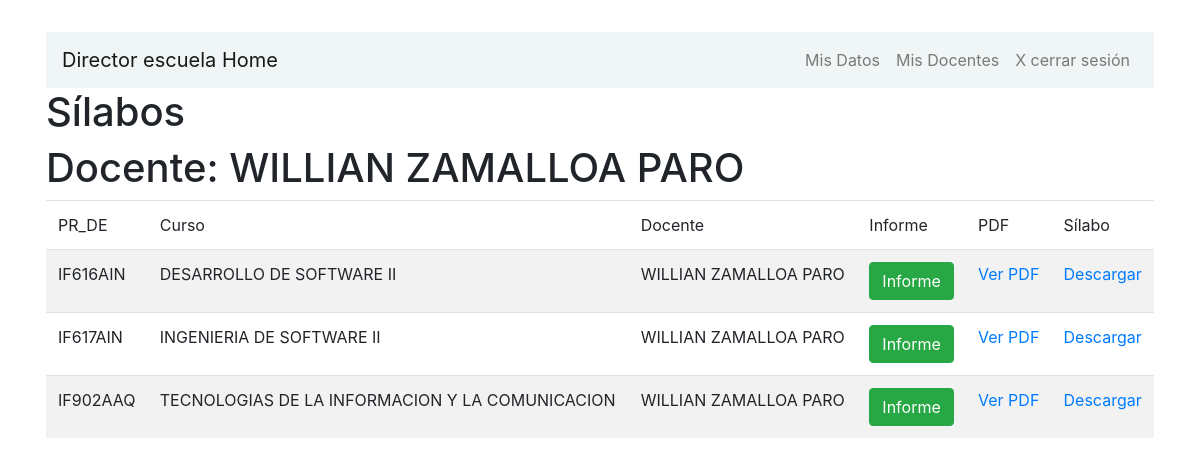
Screenshot of /mis_docentes/ver_silabos/25/ (signed in) with the database file from the repository.
### myapp/models.py (models this page shows)
class CargaAcademica(models.Model):
    id_docente = models.PositiveIntegerField()
    TI_DO= models.CharField(max_length=10,default="defauld value")
    DOCENTE= models.CharField(max_length=80,default="defauld value")
    IDENT = models.PositiveIntegerField()
    PR_DE= models.CharField(max_length=10,default="defauld value")
    CARRERA=models.CharField(max_length=50,default="defauld value")
    CURSO=models.CharField(max_length=80,default="defauld value")
    CRED=models.PositiveIntegerField()
    TIPO=models.CharField(max_length=2,default="defauld value")
    GPO=models.CharField(max_length=2,default="defauld value")
    HT=models.PositiveIntegerField()
    HP=models.PositiveIntegerField()
    DIA=models.CharField(max_length=10,default="defauld value")
    HR_INICIO=models.PositiveIntegerField()
    HR_FIN=models.PositiveIntegerField()
    AULA=models.CharField(max_length=10,default="defauld value")
    LIMITE=models.PositiveIntegerField()
    MATRICULADOS =models.PositiveIntegerField()

### myapp/views.py (the view)
# urls.py: path('mis_docentes/ver_silabos/<int:id>/',views.verSilabos,name="ver_silabos"),
@login_required
def verSilabos(respuesta,id):
    id_docente = id
    silabos = Silabo.objects.filter(docente_id=id_docente)
    cursos1 = CargaAcademica.objects.filter(id_docente=id_docente)
    cursos = []
    nom = ""
    for i in cursos1:
        if i.CURSO != nom:
            nom = i.CURSO
            cursos.append(i)
            docente = i.DOCENTE
    if respuesta.method == 'GET':
        carga = Document.objects.filter(title='CargaAcademica')
        carga = carga.first()
        return render(respuesta,"DirEscuela/verSilabos.html",{"silabos":silabos,"cursos":cursos,"docente":docente,"carga":carga})
    else:
        if respuesta.POST["btn"] == "silabo":
            return render(respuesta,"DirEscuela/verSilabos.html",{"silabos":silabos,"cursos":cursos,"docente":docente})
        else:
            return render(respuesta,"DirEscuela/reporte.html")

### myapp/templates/DirEscuela/verSilabos.html (shortened to what this page needs)
{% extends 'ventanas/baseDE.html' %}
{% block content %}
<h1>Sílabos</h1>
<h1>Docente: {{ docente }}</h1>
<table class="table table-striped" id="hor-minimalist-b" width="80%">
    <thead>
        <tr>
            <td>PR_DE</td>
            <td>Curso</td>
            <td>Docente</td>
            <td>Informe</td>
            <td>PDF</td>
            <td>Sílabo</td>
        </tr>
    </thead>
    <tbody>
        {% for i in cursos %}
        <tr>
            <form action="{% url 'ver_archivo' %}" method="POST" >
                <td>{{ i.PR_DE }}</td>
                <td>{{ i.CURSO }}</td>
                <td>{{ i.DOCENTE }}</td>
                <td><button class="btn btn-success" name="reporte">Informe</button></td>
            </form>
            <td><a href= "{{ '/files/files/IF614BIN2022-2.pdf' }}"  target="_blank">Ver PDF</a></td>
            <td><a href="{{ carga.uploadfile.url }}"  target="_blank">Descargar</a></td>
        </tr>
        {% endfor %}
    </tbody>
</table>
{% endblock %}

### myapp/templates/ventanas/baseDE.html (shortened to what this page needs)
<!doctype html>
<html lang="en">
<head>
    <link rel="stylesheet" href="https://maxcdn.bootstrapcdn.com/bootstrap/4.0.0/css/bootstrap.min.css">
	<link rel="stylesheet" href="https://use.fontawesome.com/releases/v5.8.2/css/all.css">
</head>
<body>
  <div class="container p-3 my-3">
    <div class="row">
      <div class="col-md-12">
        <nav class="navbar navbar-expand-md navbar-light bg" style="background-color: #f0f5f5">
            {% if user.is_authenticated %}
            <a href="{% url 'direct' %}" class="navbar-brand">Director escuela Home</a>
            {% else %}
            <a href="{% url 'index' %}" class="navbar-brand">Home</a>
            {% endif %}
            <div class="collapse navbar-collapse" id="navbarCollapse">
                <div class="navbar-nav ml-auto">
                    {% if user.is_authenticated %}
                    <li class="nav-item">
                      <a class="nav-link" href="{% url 'mis_datos' %}" >Mis Datos</a>
                    </li>
                    <li class="nav-item">
                      <a class="nav-link" href="{% url 'mis_docentes' %}" >Mis Docentes</a>
                    </li>
                    <li class="nav-item">
                        <a class="nav-link" href="{% url 'cerrarSessionDE' %}" >X cerrar sesión</a>
                    </li>
                    {% else %}
                    <li class="nav-item active">
                        <a class="nav-link" href="{% url 'iniciaSessionDE' %}" >Iniciar sesión</a>
                    </li>
                    {% endif %}
                </div>
            </div>
        </nav>
        {% block content %}
        {% endblock %}
      </div>
    </div>
  </div>
</body>
</html>

### rows the page displays
CargaAcademica: DOCENTE "WILLIAN ZAMALLOA PARO", PR_DE "IF902AAQ", CURSO "TECNOLOGIAS DE LA INFORMACION Y LA COMUNICACION"
CargaAcademica: PR_DE "IF616AIN", CURSO "DESARROLLO DE SOFTWARE II", DOCENTE "WILLIAN ZAMALLOA PARO"
CargaAcademica: PR_DE "IF617AIN", CURSO "INGENIERIA DE SOFTWARE II", DOCENTE "WILLIAN ZAMALLOA PARO"
